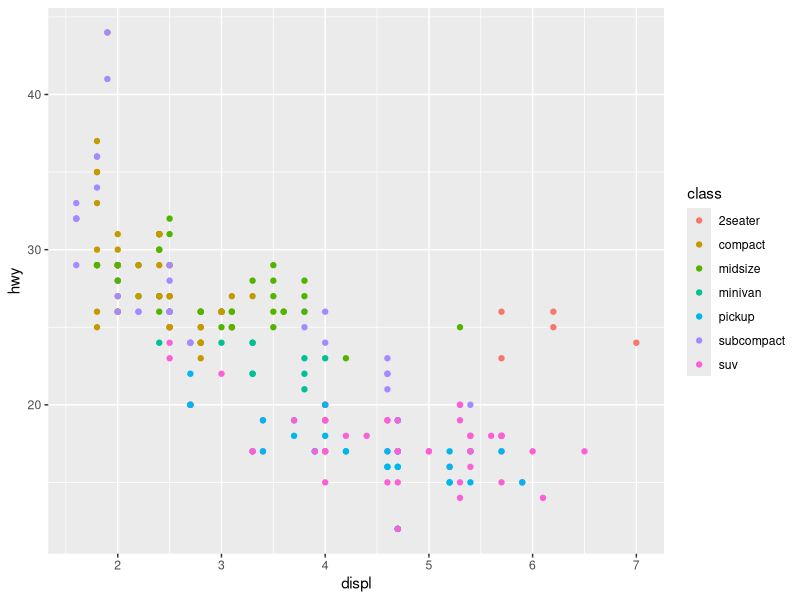
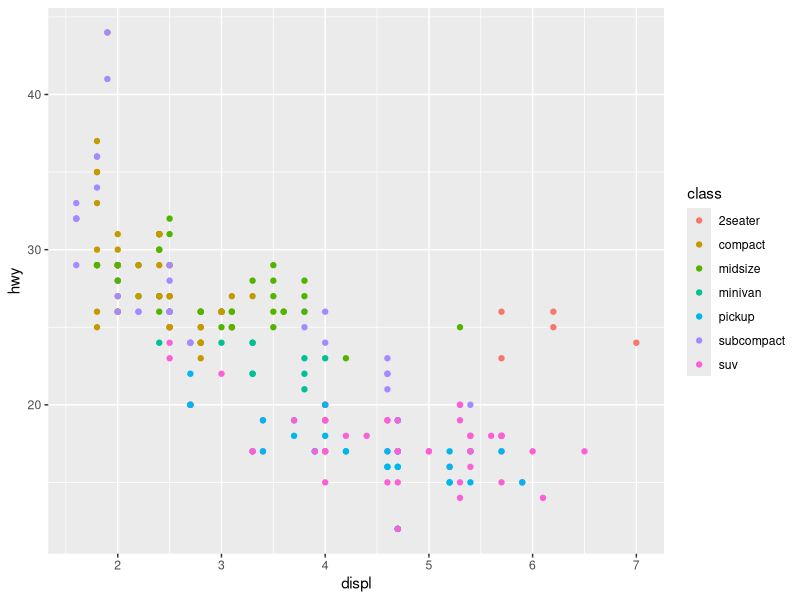
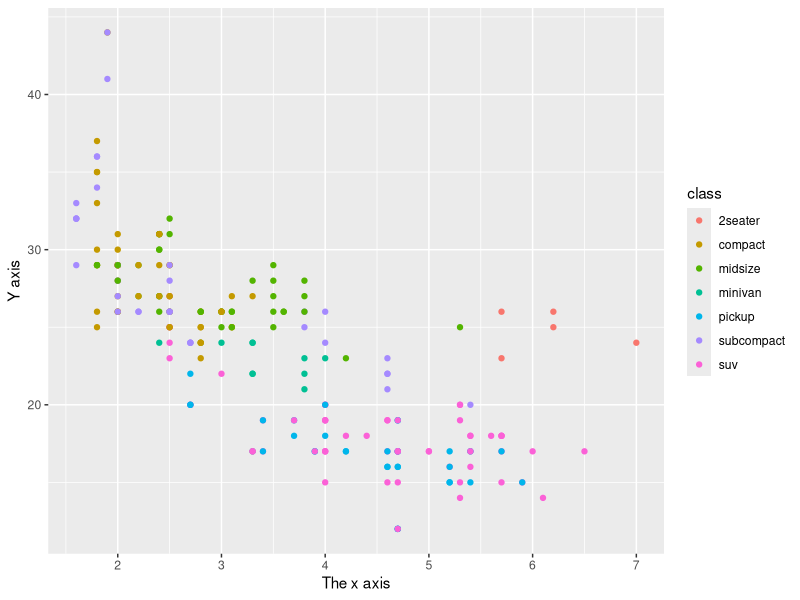
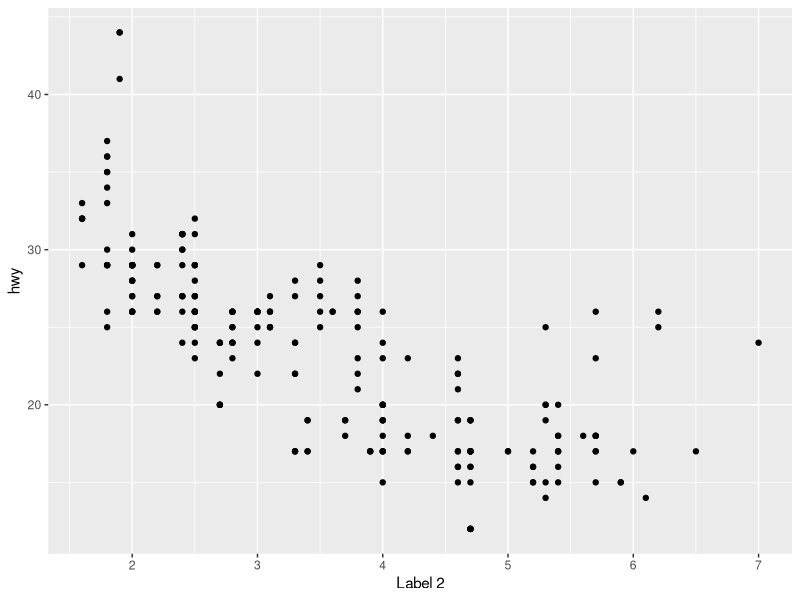
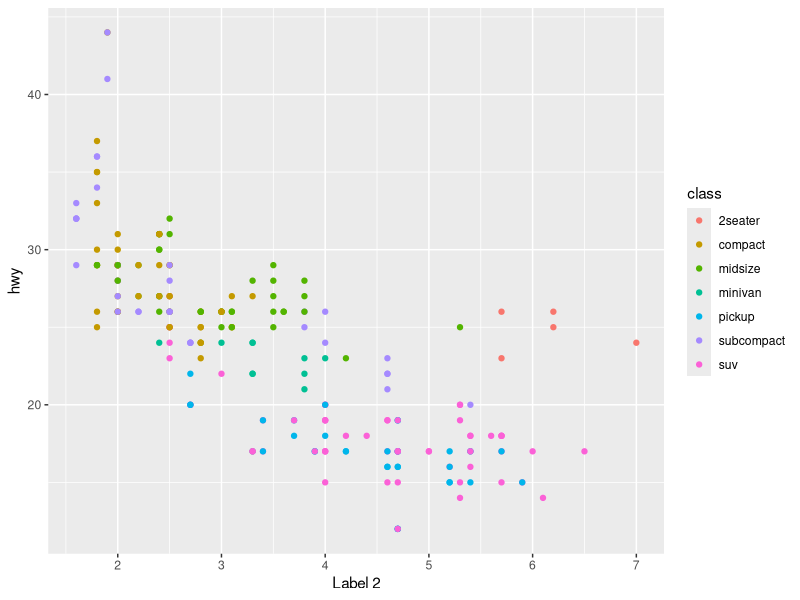
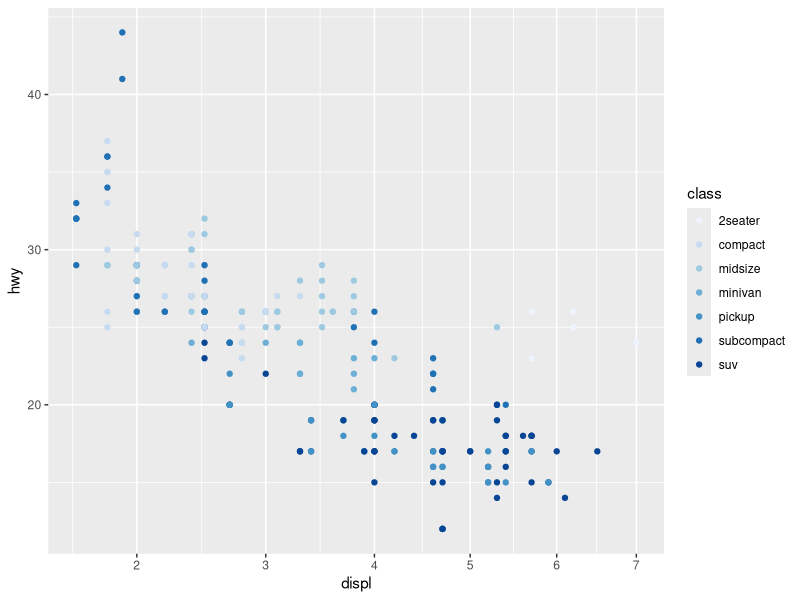
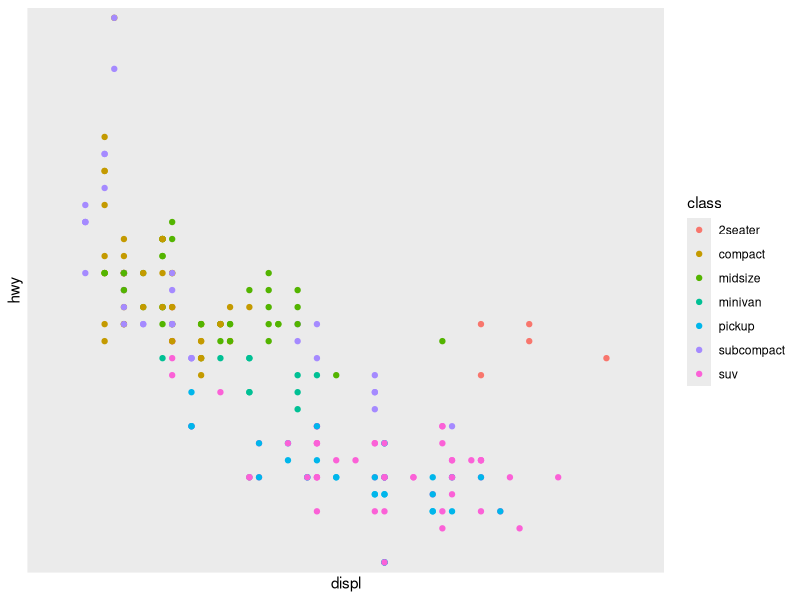

Recreate these plots in R, in order. (Note: this script raises an error after producing the figures.)
library(tidyverse)
library(knitr)

###############################################################################################################################################################################################
# Chapter 6: Scales, Axes, and Legends
###############################################################################################################################################################################################
# 6.1 Introduction
###############################################################################################################################################################################################
# Scales control the mapping from data to aesthetics. They take data it turn it into something perceivable such as size, color, position, or shape.
# Scales provide the tools that let a plot to be read: the axes and legends.
# Formally, each scale is a function from a region in data space (the domain of the scale) to a region in aesthetic space (range of the scale)
# The axis or legends is the inverse function: it allows for the conversation of visual properties back into data

###############################################################################################################################################################################################
# 6.2 Modifying Scales
###############################################################################################################################################################################################
# A scale is required for every aesthetic used on the plot. When writing the following code:

ggplot(mpg, aes(displ, hwy)) + geom_point(aes(color = class))

# The full code looks like:

ggplot(mpg, aes(displ, hwy)) + geom_point(aes(color = class)) + scale_y_continuous() + scale_x_continuous() + scale_color_discrete()

# Default scales are named according to the aesthetic and the variable type: scale_y_continuous(), scale_color_discrete(), etc.

# ggplot2 automatically adds default scales for every new aesthetic. But to override the defaults, the scale must be manually added

ggplot(mpg, aes(displ, hwy)) + geom_point(aes(color = class)) + scale_x_continuous("The x axis") + scale_y_continuous("Y axis")

# The use of "+" to "add" scales is misleading. When using "+" to a scale, it's not being added to the plot, but overriding the existing scale

ggplot(mpg, aes(displ, hwy)) + geom_point() + scale_x_continuous("Label 1") + scale_x_continuous("Label 2") # In this case only the second label is applied to the graph

ggplot(mpg, aes(displ, hwy)) + geom_point(aes(color = class)) + scale_x_continuous("Label 2") # Equivalent plot to the one above

# A different scale can be used altogether

ggplot(mpg, aes(displ, hwy)) + geom_point(aes(color = class)) + scale_x_sqrt() + scale_color_brewer()

# The naming schemes for scales is straightforward. It is made up of 3 parts:
# 1. scale
# 2. The name of the aesthetic (color, shape, or x)
# 3. The name of the scale(continuous, discrete, brewer)

###############################################################################################################################################################################################
# 6.2.1 Exercises
###############################################################################################################################################################################################
# 1. What happens if you pair a discrete variable to a continuous scale? What happens if you pair a continuous variable to a discrete scale?

ggplot(mpg, aes(displ, hwy, color = class)) + geom_point() + scale_x_discrete() + scale_y_discrete() 

# Scaling a continuous variable on a discrete scale results in the number on the graph being removed and replaced with the name of the variable. Otherwise the graph is similar to as before

ggplot(mpg, aes(drv, hwy)) + geom_point() + scale_x_continuous() + scale_y_continuous()

# Attempting to scale a discrete variable to a continuous scale will result in an error and the graph will not be produced

# 2. Simplify the following plot specifications to make them easier to understand
# a. 
ggplot(mpg, aes(displ)) +
  scale_y_continuous("Highway mpg") +
  scale_x_continuous() +
  geom_point(aes(y = hwy))

# Simplified:

ggplot(mpg, aes(displ, hwy)) + geom_point() + ylab("Highway mpg")

# b. 

ggplot(mpg, aes(y = displ, x = class)) +
  scale_y_continuous("Displacement (l)") +
  scale_x_discrete("Car type") +
  scale_x_discrete("Type of car") +
  scale_colour_discrete() +
  geom_point(aes(colour = drv)) +
  scale_colour_discrete("Drive\ntrain")

# Simplified:

ggplot(mpg, aes(class, displ, color = drv)) +
  geom_point() +
  xlab("Type of car") +
  ylab("Displacement (l)") +
  scale_color_discrete("Drive\ntrain")

###############################################################################################################################################################################################
# 6.3 Guides: Legends and Axes
###############################################################################################################################################################################################
# The most likely component of a scale that is going to modified is **guide**, the axis or legend associated with the scale
# Guides allow for observations to be read from the plot and mapped back to their original values/
# ggplot guides are produced automatically based on the layers of the plot. 
# In ggplot2, the legend isn't directly controlled, instead the data is set up so there's a clear mapping between data and aesthetics that allow for the legend to be generated automatically

# Axis and legends are the same type of thing but while they look very different there are many natural correspondences between the two:
tibble(Axis = c("Label", "Tick and grid line", "Tick label"), Legend = c("Title", "Key", "Key label"), `Argument name` = c("name", "break", "labels"))

###############################################################################################################################################################################################
# 6.3.1 Scale Title
###############################################################################################################################################################################################
# The first argument to the scale function, *name*, is the axes/legend title. It can be supplied text strings (using \n for line breaks) or mathematical expressions in quote (as described in ?plotmath)

df <- data.frame(x = 1:2, y = 1, z = "a")
p <- ggplot(df, aes(x,y)) + geom_point()
p + scale_x_continuous("X axis")
p + scale_x_continuous(quote(a + mathematical ^ expression))

# Because changing labels is such a common task, there are three helper functions: xlab(), ylab(), and labs()

p <- ggplot(df, aes(x,y)) + geom_point(aes(color = z))
p + xlab("X axis") + ylab("Y axis") 
p + labs(x = "X axis", y = "Yaxis", color = "Color\nlegend")

# There are two ways to remove the axis label:
# 1. Setting it to "" omits the label but still allocates space
# 2. NULL removes the label and its space

P <- ggplot(df, aes(x,y)) + geom_point() + theme(plot.background = element_rect(color = "grey50"))
p + labs(x = "", y ="")
p + labs(x = NULL, y = NULL)

###############################################################################################################################################################################################
# 6.3.2 Breaks and Labels
###############################################################################################################################################################################################
# The **breaks** argument controls which values appear as tick marks on axes and keys on legends.
# Each break has an associated label, controlled by the **labels** argument. If **labels** is set, than **breaks** must also be set, otherwise the data changes, the breaks will no longer align with the labels

df <- data.frame(x = c(1, 3, 5) * 1000, y = 1)
axs <- ggplot(df, aes(x, y)) + geom_point() + labs(x = NULL, y = NULL)
axs
axs + scale_x_continuous(breaks = c(2000, 4000))
axs + scale_x_continuous(breaks = c(2000, 4000), labels = c("2k", "4k"))

leg <- ggplot(df, aes(y, x, fill = x)) + geom_tile() + labs(x = NULL, y = NULL)
leg
leg + scale_fill_continuous(breaks = c(2000, 4000))
leg + scale_fill_continuous(breaks = c(2000, 4000), labels = c("2k", "4k")) # Adjusts the scale legend with custom labels

# To relabel the breaks in a categorical scale, use a named labels vector:

df2 <- data.frame(x = 1:3, y = c("a", "b", "c"))
ggplot(df2, aes(x, y)) + geom_point()
ggplot(df2, aes(x, y)) + geom_point() + scale_y_discrete(labels = c(a = "apple", b = "banana", c = "carrot"))

# To suppress breaks (and for axes, grid lines) or labels set them to NULL:

axs + scale_x_continuous(breaks = NULL)
axs + scale_x_continuous(labels = NULL)

leg + scale_fill_continuous(breaks = NULL)
leg + scale_fill_continuous(labels = NULL)

# Additionally, a function can be supplied to **breaks** or **labels**.
# The **breaks** function should have one argument, the limits ( a numeric vector of length two), and should return a numeric vector of breaks
# The **labels** function should accept a numeric vector of breaks and return a character vector of labels (the same length as the input)
# The scales package provides a number of useful labeling functions

# The scales package provides a number of useful labeling functions:
# scales::comma_format() - Adds commas to make it easier to read large numbers
# scales::unit_format(unit, scale) - Adds a unit suffix, optionally scaling
# scales::dollar_format(prefix, suffix) - Displays currency values, rounding to two decimal places and adding a prefix or suffix
# scales::wrap_format() - Wraps long labels into multiple lines

axs + scale_y_continuous(labels = scales::percent_format()) # Coverts the y axis to a percentage scale
axs + scale_y_continuous(labels = scales::dollar_format()) # Adds $ signs to the y axis and converts scale to dollar amount

# The minor breaks (the faint grid lines that appear between the major grid lines) can be adjusted by supplying a numeric vector of positions to the minor_breaks argument

df <- data.frame(x = c(2, 3, 5, 10, 200, 3000), y = 1)
ggplot(df, aes(x, y)) +
  geom_point() +
  scale_x_log10()

mb <- as.numeric(1:10 %o% 10 ^ (0:4))
ggplot(df, aes(x, y)) +
  geom_point() +
  scale_x_log10(minor_breaks = log10(mb))

###############################################################################################################################################################################################
# 6.3.3 Exercises
###############################################################################################################################################################################################
# Recreate the following graph

ggplot(mpg, aes(displ, hwy)) + geom_point() + 
  scale_x_continuous(breaks = c(2,3,4,5,6,7), labels = c("2 L", "3 L", "4 L", "5 L", "6 L", "7 L")) +
  scale_y_continuous(quote(Highway  (Miles/Gallon)))

# 2.List the three different types of object you can supply to the breaks argument. How do breaks and labels differ?
# Breaks can be supplied a NULL, a waiver(), a character vector of breaks, or a function. Breaks are the actual values of the plot will scale, while labels are simply the aesthetic display

# 3. Recreate the following plot

ggplot(mpg, aes(displ, hwy, color = drv)) + geom_point() + scale_color_discrete(labels = c("4wd", "fwd", "rwd"))

# 4. What label function allows you to create mathematical expressions?What label function converts 1 to 1st, 2 to 2nd, and so on?
# quote() is used for mathematical expressions. scales::ordinal_format() to a convert numbers to a list (1st, 2nd, 3rd)

# 5. What are the three most important arguments that apply to both axes and legends? What do they do? Compare and contrast their operation for axes vs. legends.
# Limits, breaks, and values

###############################################################################################################################################################################################
# 6.4 Legends
###############################################################################################################################################################################################
# While the most important parameters are shared between axes and legends, there are some that only apply to legends. Legends are more complicated than axes because:
# 1. A legend can display multiple aesthetics (color and shape) from multiple layers, and the symbol displayed in a legends varies based on the geom used in the layer
# 2. Axes always appear in the same place. Legends can appear in different places
# 3. Legends have considerably more details that can be altered

###############################################################################################################################################################################################
# 6.4.1 Layers and Legends
###############################################################################################################################################################################################
# A legend may need to draw symbols from multiple layers. For example if color was mapped to both points and lines, the keys will show both points and lines. The legends varies based on the plot.
# By default, a layer will only appear if the corresponding aesthetic is mapped to a variable with aes(). A layer can be prevented from appearing in the legend with show.legend: FALSE. 
# show.legend : TRUE forces a layer to appear when it otherwise wouldn't. 

df <- data.frame(x = 1:3, y = 1:3, z = c("a", "b", "c"))
ggplot(df, aes(y,y)) + geom_point(size = 4, color = "grey20") + geom_point(aes(color = z), size = 2)
ggplot(df, aes(y,y)) + geom_point(size = 4, color = "grey20", show.legend = FALSE) + geom_point(aes(color = z), size = 2)

# Geoms in the legend can be adjusted to display differently to the geom in the plot. By using the override.aes parameter of guide_legend()

norm <- data.frame(x = rnorm(1000), y = rnorm(1000))
norm$z <- cut(norm$x, 3, labels = c("a","b", "c"))
ggplot(norm, aes(x, y)) + geom_point(aes(color = z, alpha = 0.1))
ggplot(norm, aes(x, y)) + geom_point(aes(color = z, alpha = 0.1)) + guides(color = guide_legend(override.aes = list(alpha = 1)))

# ggplot2 tries to use the fewest number of legends to accurately convey the aesthetics in the plot. It does this by combining legends where the same variable is mapped to different aesthetics.
# If both a color and shape are mapped to the same variable then only a single legend is necessary. 

ggplot(df, aes(x, y)) + geom_point(aes(colour = z)) # Colored points
ggplot(df, aes(x, y)) + geom_point(aes(shape = z)) # Shaped points
ggplot(df, aes(x, y)) + geom_point(aes(shape = z, colour = z)) # Colored shaped points

# In order for legends to be merged, they must have the same name. Changing the name of one scale requires that all of them be changed. 

###############################################################################################################################################################################################
# 6.4.2 Legend Layout
###############################################################################################################################################################################################
# A number of settings that affect the overall display of the legends are controlled through the theme system. Modify the legend with the theme() function
# The position and justification of legends are controlled by the theme setting legend.position. It takes the values "right", "left", "top" "bottom", or "none" (no legend)

df <- data.frame(x = 1:3, y = 1:3, z = c("a", "b", "c")) 
base <- ggplot(df, aes(x, y)) + geom_point(aes(color = z), size = 3) + xlab(NULL) + ylab(NULL)

base + theme(legend.position = "right") # The default
base + theme(legend.position = "left")
base + theme(legend.position = "top")
base + theme(legend.position = "bottom")
base + theme(legend.position = "none")

# Switching between left/right and top/bottom modifies how the keys in each legend are laid out (horizontal or vertically), and how multiple legends are stacked (horizontally or vertically)
# These options can be adjusted independently:
# legend.direction - Changes the layout of items in legends ("horizontal" or "vertical")
# legend.box - Changes arrangement of multiple legends ("horizontal" or "vertical")
# legend.box - Justification of each legend within the overall bounding box, when there are multiple legends ("top", "bottom", "left", or "right")

# Alternatively, if there's a lot of blank space on the plot, the legend can be placed inside the plot.
# This can be done by setting legend.position to a numeric vector of length two. The number represents a relative location in the panel area: c(0,1) is top left, c(1,0) is bottom-right.
# The corner of which legend.position refers to can be controlled with legend.justification. However, positioning the legend exactly in a specific spot will require a lot of trial and error

base <- ggplot(df, aes(x,y)) + geom_point(aes(color = z), size = 3)

base + theme(legend.position = c(0, 1), legend.justification = c(0, 1))
base + theme(legend.position = c(0.5, 0.5), legend.justification = c(0.5, 0.5))
base + theme(legend.position = c(1, 0), legend.justification = c(1, 0))
base + theme(legend.position = c(0.3, 0.7), legend.justification = c(1, 0.6))

# There is also a margin around the legends that can be suppressed with legend.margin = unit(0, "mm")

###############################################################################################################################################################################################
# 6.4.3 Guide Functions
###############################################################################################################################################################################################
# The guide functions, guide_colorbar() and guide_legend(), offer additional control over the fine details of the legend. Legends guides can be used for any aesthetic (discrete or continuous), while the color bar can only be used with continuous color scales.
# The default guide can be overrided using the guide argument of the corresponding scale function, or more conveniently, the guides() helper function.
# guides() works like labs(): it can override the default guide associated with each aesthetic

df <- data.frame(x = 1, y = 1:3, z = 1:3)
base <- ggplot(df, aes(x, y)) + geom_raster(aes(fill = z))
base
base + scale_fill_continuous(guide = guide_legend())
base + guides(fill = guide_legend())

# Both functions can take numerous arguments to help control the finer level of details of the text, color, size, and font.

###############################################################################################################################################################################################
# 6.4.3.1 guide_legend()
###############################################################################################################################################################################################
# The legend guide displays individual keys in a table. The most useful options are:

# nrow or ncol which specify the dimensions of the table. Byrow controls how the table is filled: False fills it by column (the default), True fills it by row

df <- data.frame(x = 1, y = 1:4, z = letters[1:4])
p <- ggplot(df, aes(x,y)) + geom_raster(aes(fill = z))
p
p + guides(fill = guide_legend(ncol = 2))
p + guides(fill = guide_legend(ncol = 2, byrow = TRUE))

# reverse reverses the order of the keys. However the default stack is in the correct order for the graph and legend

p <- ggplot(df, aes(1, y)) + geom_bar(stat = "identity", aes(fill = z))
p
p + guides(fill = guide_legend(reverse = TRUE))

# override.aes overrides some of the aesthetic setting derived from each layer. This is useful to make elements in the legend more visually prominent 

# keywidth and keyheight (along with default.unit) allows for the specification of the size of the keys. These are grid units (Ex. unit(1, "cm"))

###############################################################################################################################################################################################
# 6.4.3.2 guide_colorbar()
###############################################################################################################################################################################################
# The color bar guide is designed for continuous range of color. It outputs a rectangle over which the color gradient varies. The most important arguments are:
# *barwidth* and *barheight* (along with *default.unit*) allowing for the specification of the size of the bar. These are grud units (Ex unit(1, "cm"))
# *nbin* controls the number of slices. Increase this from the default value of 20 if drawing a very long bar
# *reverse* flips the color bar to the lowest values at the top

df <- data.frame(x = 1, y = 1:4, z = 4:1)
p <- ggplot(df, aes(x, y)) + geom_tile(aes(fill = z))

p
p + guides(fill = guide_colorbar(reverse = TRUE))
p + guides(fill = guide_colorbar(barheight = unit(4, "cm")))

###############################################################################################################################################################################################
# 6.4.4 Exercises
###############################################################################################################################################################################################
# 1. How do you make legends appear to the left of the plot?

ggplot(mpg, aes(displ,hwy, color = drv)) + geom_point() # Original plot
ggplot(mpg, aes(displ,hwy, color = drv)) + geom_point() + theme(legend.position = "left") # Plot on the left side

# 2. What’s gone wrong with this plot? How could you fix it?

ggplot(mpg, aes(displ, hwy)) + geom_point(aes(colour = drv, shape = drv)) + scale_colour_discrete("Drive train") 
# There are two separate legends when they should only be one

ggplot(mpg, aes(displ, hwy)) + geom_point(aes(colour = drv, shape = drv)) + scale_color_discrete("Drive train") + scale_shape_discrete("Drive train")
# Fixed graph by manually setting both the shape and color to the same title

# 3. Can you recreate the code for this plot?

ggplot(mpg, aes(displ, hwy, color = class)) + 
  geom_point(size = 3, show.legend = FALSE) + 
  geom_smooth(method = "lm", aes(displ, hwy, color = class), se = FALSE) + 
  theme(legend.position = "bottom", legend.title = element_blank()) +
  guides(color = guide_legend(ncol = 8, byrow = TRUE))

###############################################################################################################################################################################################
# 6.5 Limits
###############################################################################################################################################################################################
# The limits, or domain, of a scale are usually derived from the range of the data. There are two reasons why it might be better to specify the limits rather than rely on the data:
# 1. Making the limits smaller than the range of the data allows for focus on an interesting area of the plot
# 2. Making the limits larger than the range of data to allow for multiple plots to match up

# Limits are naturally though of as the limits of a position scale, but limits also apply to legends, colors, sizes, and shapes

# Limits can be modified with the limits parameter of the scale:
# For continuous scales, a numeric vector of length two is applied. To set only an upper or lower limit, set the other value to NA
# For discrete scales, a character vector which enumerates all possible values

df <- data.frame(x = 1:3, y = 1:3)
base <- ggplot(df, aes(x, y)) + geom_point()


base
base + scale_x_continuous(limits = c(1.5, 2.5)) # Removed 2 rows containing missing values (`geom_point()`). 
base + scale_x_continuous(limits = c(0, 4))

# Modifying limits is a common tasks, ggplot2 provides helpers such as xlim(), ylim(), and lims(). These functions inspect their input and create an appropriate scale:
# xlim(10.20) - A continuous scale from 10 to 20
# ylim(20,10) - A reversed continuous scale from 20 to 10
# xlim("a", "b", "c") - A discrete scale.
# xlim(as.Date(c("2008-05-01", "2008-08-01"))): a date scale from May 1 to August 1 2008.

base + xlim(0, 4)
base + xlim(4, 0)
base + lims(x = c(0, 4))

# The range of the axes always extend a little bit past the limits that have been specified to ensure data does not overlap with the axes. This can be eliminated with set *expand = c(0,0)*

ggplot(faithfuld, aes(waiting, eruptions)) + 
  geom_raster(aes(fill = density)) + 
  theme(legend.position = "none")
ggplot(faithfuld, aes(waiting, eruptions)) +
  geom_raster(aes(fill = density)) + scale_x_continuous(expand = c(0,0)) +
  scale_y_continuous(expand = c(0,0)) +
  theme(legend.position = "none")

# By default any data outside the limits is converted to NA. This means that setting the limits is not the same as visually zooming into a region of the plot. 
# To zoom zoom into the plot, use xlim and ylim arguments to coord_Cartesian(), this performs purely visual zooming and does not affect the underlying data. 
# This value can also be overrided with oob (out of bounds) argument to the scale. The default is scales::censor() which replaces any value outside the limit with NA. Another option is scales::squish() which squishes all values into the range

df <- data.frame(x = 1:5)
p <- ggplot(df, aes(x, 1)) + geom_tile(aes(fill = x), colour = "white")
p
p + scale_fill_gradient(limits = c(2, 4))
p + scale_fill_gradient(limits = c(2, 4), oob = scales::squish)

###############################################################################################################################################################################################
# 6.5.1 Exercises
###############################################################################################################################################################################################
# 1. The following code creates two plots of the mpg dataset. Modify the code so that the legend and axes match, without using faceting

fwd <- subset(mpg, drv == "f")
rwd <- subset(mpg, drv == "r")

ggplot(fwd, aes(displ, hwy, colour = class)) + 
  geom_point() +
  scale_color_discrete("Drive train") +
  xlim(0, 10) +
  ylim(0, 45) +
  expand_limits(color = c("2seater", "compact", "midsize", "minivan", "pickup", "subcompact", "suv"))
ggplot(rwd, aes(displ, hwy, colour = class)) + 

    geom_point() +
  scale_color_discrete("Drive train")+
  xlim(0, 10) +
  ylim(0, 45) +
  expand_limits(color = c("2seater", "compact", "midsize", "minivan", "pickup", "subcompact", "suv"))




# 2. What does expand limits() do and how does it work? Read the source code.
# The function takes a values or values and expands to the graph to include a singular point or a given range.
p <- ggplot(mtcars, aes(mpg, wt)) + geom_point()
p
p + expand_limits(x = 0) # The point zero is included in the graph
p + expand_limits(y = c(1, 15)) # includes all y values between 1 and 15
p + expand_limits(x = 0, y = 0) # Includes the origin in the set of data

# 3. What happens if you add two xlim() calls to the same plot? Why?

p + xlim(15,30) + xlim(10, 40) # The existing scale is replaced with the scale that comes after it

# 4. What does scale x continuous(limits = c(NA, NA)) do?

p <- ggplot(mtcars, aes(mpg, wt)) + geom_point()
p + scale_x_continuous(limits = c(NA, NA))
# It simply uses the original limits assigned from the data

###############################################################################################################################################################################################
# 6.6 Scales Toolbox
###############################################################################################################################################################################################
# Besides adjusting the options of the default scales, they can also be completely replaced with new scales.
# Scales can be divided roughly into four families:
# * Continuous position scales used to map integer, numeric, and date/time data to x and y positions
# * Color scales, used to map continuous and discrete data to colors
# * Manual scales used to map discrete variables to an aesthetic such as size, line, type, shape, or color.
# * The identity scale, paradoxically used to plot variables without scaling them. 

###############################################################################################################################################################################################
# 6.6.1 Continuous Position Scales
###############################################################################################################################################################################################
# Every plot has two position scales, *x* and *y*. The most common continuous position scales are scale_x_continuous() and scale_y_continuous() which linearly map data to the x and y axis
# Interesting variations of these scales are produced through transformations. Every continuous scale takes a *trans* argument, allowing for a variety of transformations:

ggplot(mpg, aes(displ, hwy)) + geom_point() 
ggplot(mpg, aes(displ, hwy)) + geom_point() + scale_y_continuous(trans = "reciprocal") # Converts fuel economy to fuel consumption

ggplot(diamonds, aes(price,carat)) + geom_bin2d()
ggplot(diamonds, aes(price, carat)) + geom_bin2d() + scale_x_continuous(trans = "log10") +scale_y_continuous(trans = "log10") # Log10 x and y axis

# The transformation is carried out by a *transformer*, which describes the transformation, its inverse, and how to draw the labels. 
# Common shortcuts for transformers include: scale_x_log10(), scale_x_sqrt(), and scale_x_reverse()

# Transformation can also be done on the data instead of scaling the plot. If using using a transformed scale, the axes will be labelled in the original data space, if the data is transformed the axes will be labelled in the transformed space
# Transformation always occurs before statistical summaries. To transform, after statistical computations use *coord_trans()*

